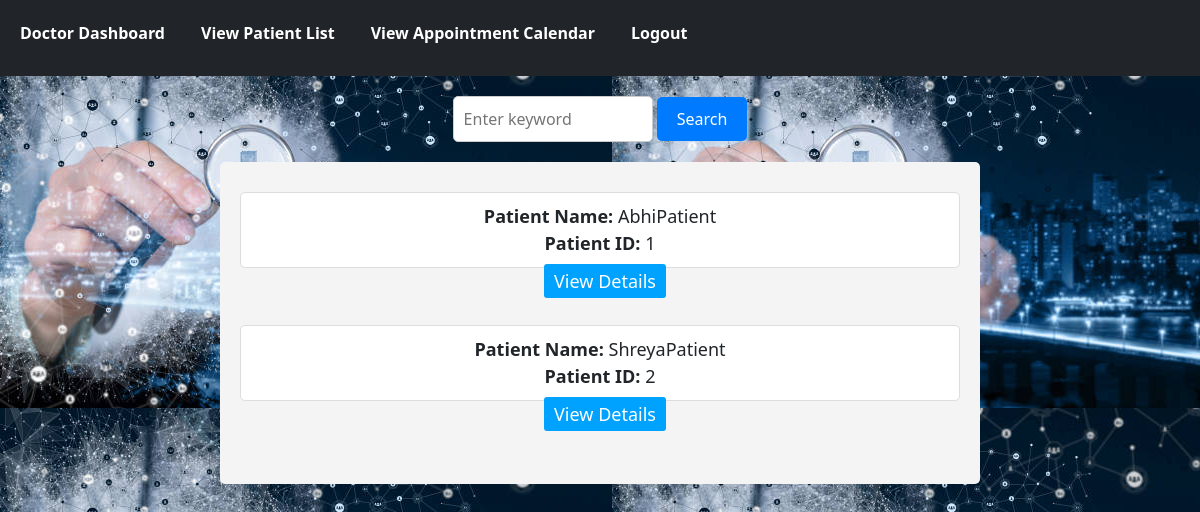
The app's page /doctor/patients/ (signed in) with its own data.
### health/models.py (models this page shows)
class Patient(models.Model):
    user = models.OneToOneField(User, on_delete=models.CASCADE)
    name = models.CharField(max_length=255)
    email = models.EmailField(max_length=255)
    mobile_no = models.CharField(max_length=10)
    address = models.TextField()
    created_on = models.DateTimeField(auto_now_add=True)
    weight = models.IntegerField()
    height = models.IntegerField()
    blood_group = models.CharField(max_length=255)
    gender = models.CharField(max_length=255)
    age = models.IntegerField()

### health/views.py (the view, shortened to what this page needs)
# urls.py: path('doctor/patients/', views.view_patient_list, name='view_patient_list'),  # View patient list
@login_required
def view_patient_list(request):
    try:
        doctor = request.user.doctor
    except Doctor.DoesNotExist:
        messages.error(request, "Doctor profile not found.")
        return redirect('home')
    keyword = request.GET.get('keyword', '')
    appointments = Appointment.objects.filter(doctor=doctor)
    patients = {appointment.patient for appointment in appointments}
    context = {'patients': patients, 'keyword': keyword}
    return render(request, 'view_patient_list.html', context)

### health/templates/view_patient_list.html
{% extends "base_doctor.html" %}
{% block content %}
<div class="dashboard-container">
    <div class="search-container">
        <form method="get" action="" class="search-form">
            <input type="text" name="keyword" placeholder="Enter keyword" value="{{ keyword }}" class="search-input">
            <button type="submit" class="search-button">Search</button>
        </form>
    </div>
    <div class="patient-list-container">
        {% if patients %}
            <ul class="patient-list">
                {% for patient in patients %}
                    <li class="patient-item">
                        <div class="patient-info">
                            <div class="patient-name">
                                <strong>Patient Name:</strong> {{ patient.name }}
                            </div>
                            <div class="patient-id">
                                <strong>Patient ID:</strong> {{ patient.id }}
                            </div>
                        </div>
                        <a href="{% url 'view_patient_details' patient.id %}" class="details-link">View Details</a>
                    </li>
                    <div class="list-item-spacing"></div>
                {% endfor %}
            </ul>
        {% else %}
            <p class="no-patients-message">No patients found.</p>
        {% endif %}
    </div>
</div>
{% endblock %}

### health/static/styles.css (style rules this page uses)
.patient-info { background-color: #fff; border: 1px solid #ddd; padding: 10px; border-radius: 5px; }
ul { list-style-type: none; padding: 0; }
ul li { margin-bottom: 10px; }
.dashboard-container { max-width: 800px; margin: 0 auto; padding: 20px; }
.search-container { text-align: center; margin-bottom: 20px; }
.search-form { display: inline-block; }
.search-input { width: 200px; padding: 10px; font-size: 16px; border: 1px solid #ccc; border-radius: 5px; }
.search-button { padding: 10px 20px; font-size: 16px; background-color: #007bff; color: #fff; border: none; border-radius: 5px; cursor: pointer; transition: background-color 0.3s; }
.patient-list-container { background-color: #f4f4f4; padding: 20px; border-radius: 5px; text-align: center; }
.patient-list { list-style: none; padding: 0; }
.patient-item { font-size: 18px; margin: 10px 0; }
.details-link { text-decoration: none; color: #007bff; margin-left: 10px; }
button, a { padding: 5px 10px; margin: 5px 0; background-color: #00a2ff; color: #fff !important; text-decoration: none; border: none; border-radius: 3px; cursor: pointer; }
.list-item-spacing { height: 10px; }
body { background-image: url('../static/images/patient_background.jpeg'); color: #333; margin: 0; min-height: 100vh; }

### records on screen
Patient: name "AbhiPatient", id "1"
Patient: name "ShreyaPatient", id "2"
